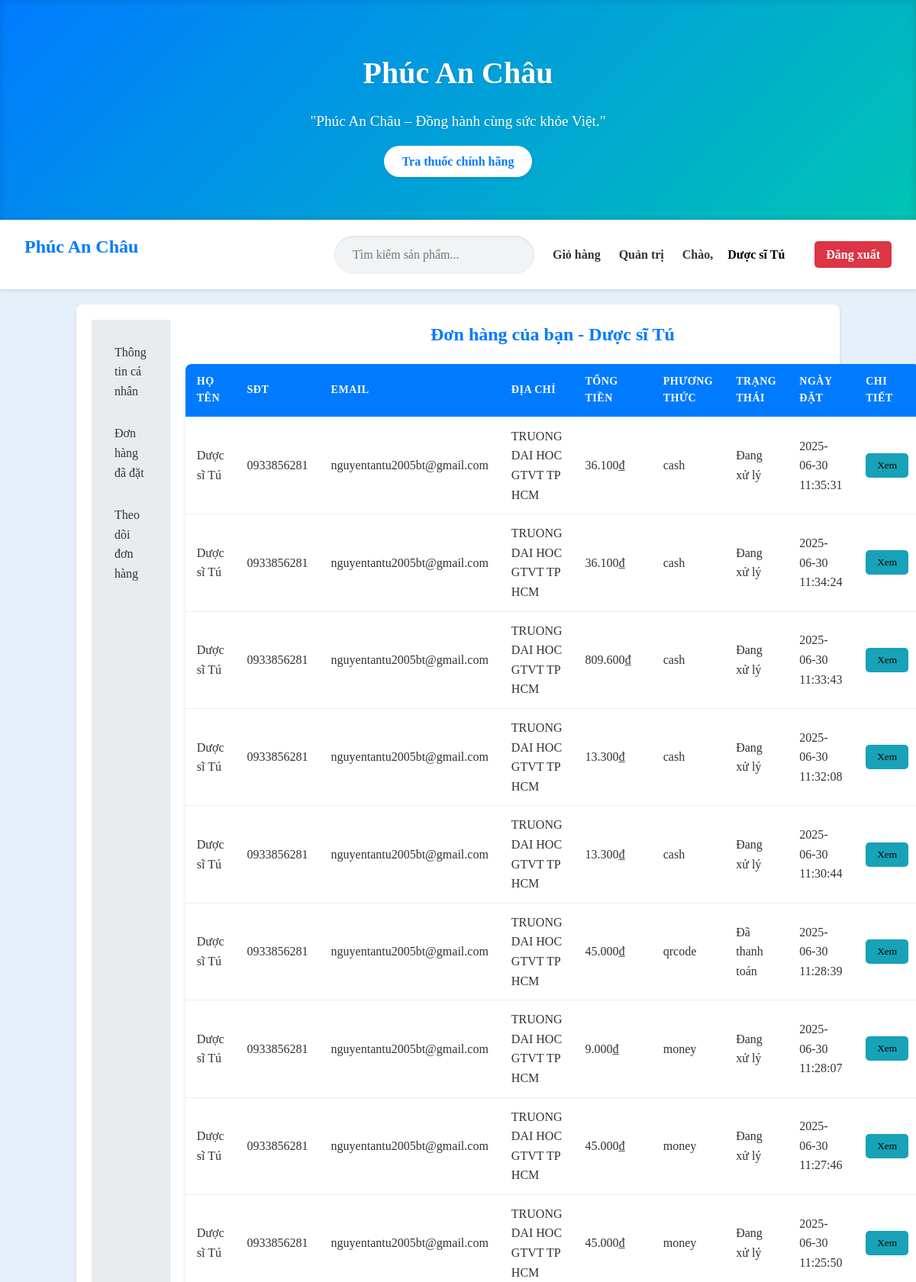
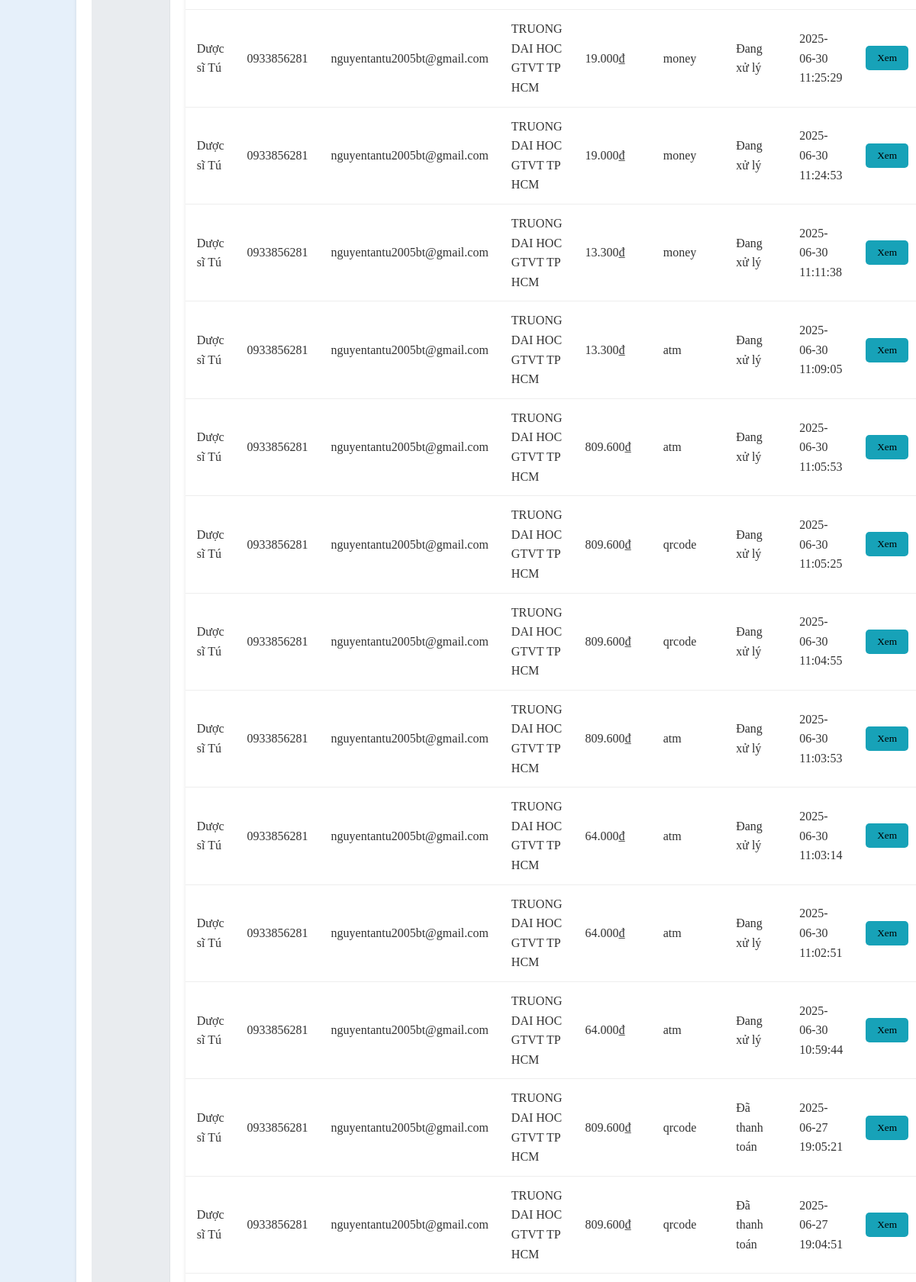
Screenshot of /orders.php (signed in, upper part) with the database file from the repository (2 pictures, top to bottom).
### tables this page shows
CREATE TABLE `orders` (
  `id` int(11) NOT NULL,
  `user_id` int(11) DEFAULT NULL,
  `total_price` decimal(10,2) DEFAULT NULL,
  `order_date` timestamp NOT NULL DEFAULT current_timestamp(),
  `full_name` varchar(100) NOT NULL,
  `phone` varchar(15) NOT NULL,
  `email` varchar(100) NOT NULL,
  `address` text NOT NULL,
  `payment_method` varchar(50) NOT NULL,
  `payment_status` enum('processing','completed') NOT NULL DEFAULT 'processing',
  `payment_check_time` datetime DEFAULT NULL,
  `transaction_id` varchar(50) DEFAULT NULL
);

### orders.php (the view, shortened to what this page needs)
<?php
$user_id = $_SESSION['user_id'];
$username = $_SESSION['username'];
include 'includes/db.php';
$sql = "SELECT * FROM orders WHERE user_id = ? ORDER BY order_date DESC";
$stmt = $conn->prepare($sql);
$stmt->bind_param("i", $user_id);
$stmt->execute();
$orders = $stmt->get_result();
?>
<!DOCTYPE html>
<html>
<head>
    <link rel="stylesheet" href="assets/css/Trang_chu.css">
</head>
<body>
    <?php
    include 'includes/header.php';
    include 'includes/nav.php';
    ?>
    <section class="orders-container">
    <div class="layout">
        <div class="sidebar">
            <a href="profile.php">Thông tin cá nhân</a>
            <a href="orders.php">Đơn hàng đã đặt</a>
            <a href="javascript:void(0)" onclick="showDevelopmentMessage()">Theo dõi đơn hàng</a>
        </div>
        <div class="content">
            <h2>Đơn hàng của bạn - <?= htmlspecialchars($username) ?></h2>
        <table>
            <thead>
                <tr>
                    <th>Họ tên</th>
                    <th>SĐT</th>
                    <th>Email</th>
                    <th>Địa chỉ</th>
                    <th>Tổng tiền</th>
                    <th>Phương thức</th>
                    <th>Trạng thái</th>
                    <th>Ngày đặt</th>
                    <th>Chi tiết</th>
                </tr>
            </thead>
            <tbody>
                <?php while ($order = $orders->fetch_assoc()): ?>
                    <tr>
                        <td><?= htmlspecialchars($order['full_name']) ?></td>
                        <td><?= htmlspecialchars($order['phone']) ?></td>
                        <td><?= htmlspecialchars($order['email']) ?></td>
                        <td><?= htmlspecialchars($order['address']) ?></td>
                        <td><?= number_format($order['total_price'], 0, ',', '.') ?>₫</td>
                        <td><?= $order['payment_method'] ?></td>
                        <td><?= $order['payment_status'] == 'completed' ? 'Đã thanh toán' : 'Đang xử lý' ?></td>
                        <td><?= $order['order_date'] ?></td>
                        <td><button onclick="toggleDetail(<?= $order['id'] ?>)">Xem</button></td>
                    </tr>
                <?php endwhile; ?>
            </tbody>
        </table>
        </div>
        </div>
    </section>
</body>
</html>

### assets/css/Trang_chu.css (style rules this page uses)
* { margin: 0; padding: 0; box-sizing: border-box; }
body { font-family: 'Times New Roman', Times, serif, sans-serif; line-height: 1.6; color: #333; background-color: #e6f0fa; }
section { margin-bottom: 3rem; background: #fff; padding: 2rem; border-radius: 8px; box-shadow: 0 2px 4px rgba(0, 0, 0, 0.1); }
h2 { font-size: 1.8rem; margin-bottom: 1rem; color: #007bff; font-weight: bold; text-shadow: 0 1px 1px rgba(0, 0, 0, 0.05); }

### orders.php (style rules this page uses)
* { padding:0; magin:0; box-sizing:border-box; font-family: 'times new roman', sans-serif; }
.orders-container { margin: 20px 100px; padding: 20px; }
h2 { text-align: center; color: #007BFF; margin-bottom: 20px; font-size: 24px; }
table { border-collapse: collapse; width: 100%; background-color: #fff; border-radius: 8px; overflow: hidden; box-shadow: 0 2px 5px rgba(0, 0, 0, 0.1); }
th, td { padding: 12px 15px; text-align: left; border-bottom: 1px solid #eee; }
th { background-color: #007BFF; color: white; text-transform: uppercase; font-size: 14px; letter-spacing: 0.5px; }
tr { transition: background-color 0.3s ease; }
.layout { display: flex; gap: 20px; }
.sidebar { width: 200px; background: #e9ecef; padding: 20px; border-right: 1px solid #dee2e6; }
.sidebar a { display: block; padding: 10px; color: #333; text-decoration: none; margin-bottom: 10px; border-radius: 5px; }
.content { flex: 1; text-align:center; }
button { padding: 8px 15px; background-color: #17a2b8; border: none; border-radius: 5px; cursor: pointer; transition: background-color 0.3s ease; }

### rows the page displays
orders: full_name "Dược sĩ Tú", phone "0933856281", email "nguyentantu2005bt@gmail.com", address "TRUONG DAI HOC GTVT TP HCM", total_price "36.100", payment_method "cash", payment_status "Đang xử lý", order_date "2025-06-30 11:35:31"
orders: full_name "Dược sĩ Tú", phone "0933856281", email "nguyentantu2005bt@gmail.com", address "TRUONG DAI HOC GTVT TP HCM", total_price "36.100", payment_method "cash", payment_status "Đang xử lý", order_date "2025-06-30 11:34:24"
orders: full_name "Dược sĩ Tú", phone "0933856281", email "nguyentantu2005bt@gmail.com", address "TRUONG DAI HOC GTVT TP HCM", total_price "809.600", payment_method "cash", payment_status "Đang xử lý", order_date "2025-06-30 11:33:43"
orders: full_name "Dược sĩ Tú", phone "0933856281", email "nguyentantu2005bt@gmail.com", address "TRUONG DAI HOC GTVT TP HCM", total_price "13.300", payment_method "cash", payment_status "Đang xử lý", order_date "2025-06-30 11:32:08"
orders: full_name "Dược sĩ Tú", phone "0933856281", email "nguyentantu2005bt@gmail.com", address "TRUONG DAI HOC GTVT TP HCM", total_price "13.300", payment_method "cash", payment_status "Đang xử lý", order_date "2025-06-30 11:30:44"
orders: full_name "Dược sĩ Tú", phone "0933856281", email "nguyentantu2005bt@gmail.com", address "TRUONG DAI HOC GTVT TP HCM", total_price "45.000", payment_method "qrcode", payment_status "Đã thanh toán", order_date "2025-06-30 11:28:39"
orders: full_name "Dược sĩ Tú", phone "0933856281", email "nguyentantu2005bt@gmail.com", address "TRUONG DAI HOC GTVT TP HCM", total_price "9.000", payment_method "money", payment_status "Đang xử lý", order_date "2025-06-30 11:28:07"
orders: full_name "Dược sĩ Tú", phone "0933856281", email "nguyentantu2005bt@gmail.com", address "TRUONG DAI HOC GTVT TP HCM", total_price "45.000", payment_method "money", payment_status "Đang xử lý", order_date "2025-06-30 11:27:46"
orders: full_name "Dược sĩ Tú", phone "0933856281", email "nguyentantu2005bt@gmail.com", address "TRUONG DAI HOC GTVT TP HCM", total_price "45.000", payment_method "money", payment_status "Đang xử lý", order_date "2025-06-30 11:25:50"
orders: full_name "Dược sĩ Tú", phone "0933856281", email "nguyentantu2005bt@gmail.com", address "TRUONG DAI HOC GTVT TP HCM", total_price "19.000", payment_method "money", payment_status "Đang xử lý", order_date "2025-06-30 11:25:29"
orders: full_name "Dược sĩ Tú", phone "0933856281", email "nguyentantu2005bt@gmail.com", address "TRUONG DAI HOC GTVT TP HCM", total_price "19.000", payment_method "money", payment_status "Đang xử lý", order_date "2025-06-30 11:24:53"
orders: full_name "Dược sĩ Tú", phone "0933856281", email "nguyentantu2005bt@gmail.com", address "TRUONG DAI HOC GTVT TP HCM", total_price "13.300", payment_method "money", payment_status "Đang xử lý", order_date "2025-06-30 11:11:38"
orders: full_name "Dược sĩ Tú", phone "0933856281", email "nguyentantu2005bt@gmail.com", address "TRUONG DAI HOC GTVT TP HCM", total_price "13.300", payment_method "atm", payment_status "Đang xử lý", order_date "2025-06-30 11:09:05"
orders: full_name "Dược sĩ Tú", phone "0933856281", email "nguyentantu2005bt@gmail.com", address "TRUONG DAI HOC GTVT TP HCM", total_price "809.600", payment_method "atm", payment_status "Đang xử lý", order_date "2025-06-30 11:05:53"
orders: full_name "Dược sĩ Tú", phone "0933856281", email "nguyentantu2005bt@gmail.com", address "TRUONG DAI HOC GTVT TP HCM", total_price "809.600", payment_method "qrcode", payment_status "Đang xử lý", order_date "2025-06-30 11:05:25"
orders: full_name "Dược sĩ Tú", phone "0933856281", email "nguyentantu2005bt@gmail.com", address "TRUONG DAI HOC GTVT TP HCM", total_price "809.600", payment_method "qrcode", payment_status "Đang xử lý", order_date "2025-06-30 11:04:55"
orders: full_name "Dược sĩ Tú", phone "0933856281", email "nguyentantu2005bt@gmail.com", address "TRUONG DAI HOC GTVT TP HCM", total_price "809.600", payment_method "atm", payment_status "Đang xử lý", order_date "2025-06-30 11:03:53"
orders: full_name "Dược sĩ Tú", phone "0933856281", email "nguyentantu2005bt@gmail.com", address "TRUONG DAI HOC GTVT TP HCM", total_price "64.000", payment_method "atm", payment_status "Đang xử lý", order_date "2025-06-30 11:03:14"
orders: full_name "Dược sĩ Tú", phone "0933856281", email "nguyentantu2005bt@gmail.com", address "TRUONG DAI HOC GTVT TP HCM", total_price "64.000", payment_method "atm", payment_status "Đang xử lý", order_date "2025-06-30 11:02:51"
orders: full_name "Dược sĩ Tú", phone "0933856281", email "nguyentantu2005bt@gmail.com", address "TRUONG DAI HOC GTVT TP HCM", total_price "64.000", payment_method "atm", payment_status "Đang xử lý", order_date "2025-06-30 10:59:44"
orders: full_name "Dược sĩ Tú", phone "0933856281", email "nguyentantu2005bt@gmail.com", address "TRUONG DAI HOC GTVT TP HCM", total_price "809.600", payment_method "qrcode", payment_status "Đã thanh toán", order_date "2025-06-27 19:05:21"
orders: full_name "Dược sĩ Tú", phone "0933856281", email "nguyentantu2005bt@gmail.com", address "TRUONG DAI HOC GTVT TP HCM", total_price "809.600", payment_method "qrcode", payment_status "Đã thanh toán", order_date "2025-06-27 19:04:51"

### other values shown
$username "Dược sĩ Tú"
